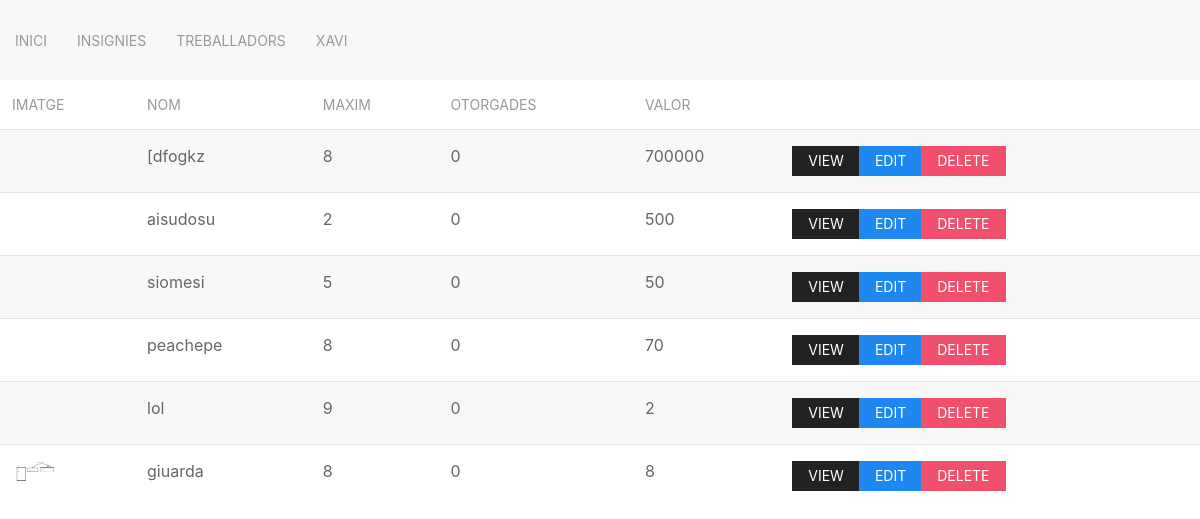
The page /insignies.php (signed in) on the database its author committed.
### tables this page shows
CREATE TABLE `insignies` (
  `id` int(11) NOT NULL,
  `nom` varchar(20) NOT NULL,
  `puntuacio` int(11) NOT NULL,
  `limit_insignies` int(11) NOT NULL,
  `imatge` varchar(64) NOT NULL
);

### insignies.php (the view, shortened to what this page needs)
<?php
include("bbdd.php");
?>
<html>
<head>
  <?php include('csshead.php'); ?>
</head>
<body>
  <div class="uk-content">
    <?php
    include("header.php");
    ?>
    <main class="mdl-layout__content">
      <div class="page-content">
        <div>
          <table class="uk-table uk-table-striped">
            <thead>
              <tr>
                <th>Imatge</th>
                <th>nom</th>
                <th>Maxim</th>
                <th>Otorgades</th>
                <th>Valor</th>
              </tr>
            </thead>
            <?php
            $consulta = "SELECT i.id as id,
             i.nom as nom, i.limit_insignies, COUNT(ti.id) as otorgades, i.puntuacio, i.imatge
                FROM insignies i
                LEFT JOIN treballadors_insignies ti on (ti.id_insignia = i.id)
                GROUP by i.id
                ";
            if ($resultado = mysqli_query($con, $consulta)) {
              while ($fila = mysqli_fetch_assoc($resultado)) {
                echo "<tr>";
                if (!empty($fila["imatge"])) {
                  echo "<td>" . ' <img src = "uploads/' . $fila["imatge"] . '" width="50">';
                } else {
                  echo "<td> </td>";
                }
                echo "<td>" . $fila["nom"] . "</td>";
                echo "<td>" . $fila["limit_insignies"] . "</td>";
                echo "<td>" . $fila["otorgades"] . "</td>";
                echo "<td>" . $fila["puntuacio"] . "</td>";
                ?>
                <td>
                  <div class="uk-margin-small">
                    <div class="uk-button-group">
                      <a class="uk-button uk-button-secondary uk-button-small">View</a>
                      <a class="uk-button uk-button-primary uk-button-small" href="insignia.php?<?php echo http_build_query(array(
                                                                                                      'id' => $fila['id']
                                                                                                    )) ?>">Edit</a>
                      <a class="uk-button uk-button-danger uk-button-small" href="delete.php?<?php echo http_build_query(array(
                                                                                                    'table' => 'insignies',
                                                                                                    'id' => $fila['id'],
                                                                                                    'name' => $fila['nom'],
                                                                                                    'paginaOrigen' => 'insignies.php'
                                                                                                  )) ?>">Delete</a>
                    </div>
                  </div>
                </td>
            <?php
                echo "</tr>";
              }
            } else {
              echo "ERROR CONNCECTION";
            }
            ?>
          </table>
        </div>
      </div>
    </main>
  </div>
</body>
</html>

### csshead.php
<?php echo '
<link rel="stylesheet" href="css/uikit.min.css" />
<script src="js/uikit.min.js"></script>
<script src="js/uikit-icons.min.js"></script>';
?>

### header.php
<?php
    echo '
    <div uk-sticky="sel-target: .uk-navbar-container; cls-active: uk-navbar-sticky">
  <nav class="uk-navbar-container" uk-navbar>
    <div class="uk-navbar-left">
        <ul class="uk-navbar-nav">
            <li><a href="index.php">Inici</a></li>
            <li>
                <a href="insignies.php">Insignies</a>
                <div class="uk-navbar-dropdown">
                    <ul class="uk-nav uk-navbar-dropdown-nav">
                        <li><a href="insignia.php">Nova insignia</a></li>
                        <li><a href="atorgarinsignia.php">Atornar insignia</a></li>
                        <li><a href="consultaratorgades.php">Llista atorgades</a></li>
                    </ul>
                </div>
            </li>
            <li>
            <a href="treballadors.php">Treballadors</a>
            <div class="uk-navbar-dropdown">
                <ul class="uk-nav uk-navbar-dropdown-nav">
                    <li><a href="inserirtreballadors.php">Inserir treballadors</a></li>
                </ul>
            </div>
            </li>
            <li>
            <a href="#">'.$_SESSION['usuari'].'</a>
            <div class="uk-navbar-dropdown">
                <ul class="uk-nav uk-navbar-dropdown-nav">
                    <li><a href="login.php">Sortir</a></li>
                </ul>
            </div>
            </li>
        </ul>
    </div>
</nav>
</div>
  ';

### rows shown on the page
insignies: nom "[dfogkz", limit_insignies "8", otorgades "0", puntuacio "700000"
insignies: nom "aisudosu", limit_insignies "2", otorgades "0", puntuacio "500"
insignies: nom "siomesi", limit_insignies "5", otorgades "0", puntuacio "50"
insignies: nom "peachepe", limit_insignies "8", otorgades "0", puntuacio "70"
insignies: nom "lol", limit_insignies "9", otorgades "0", puntuacio "2"
insignies: imatge (picture), nom "giuarda", limit_insignies "8", otorgades "0", puntuacio "8"

### other values the page prints
$_SESSION['usuari'] "XAVI"
